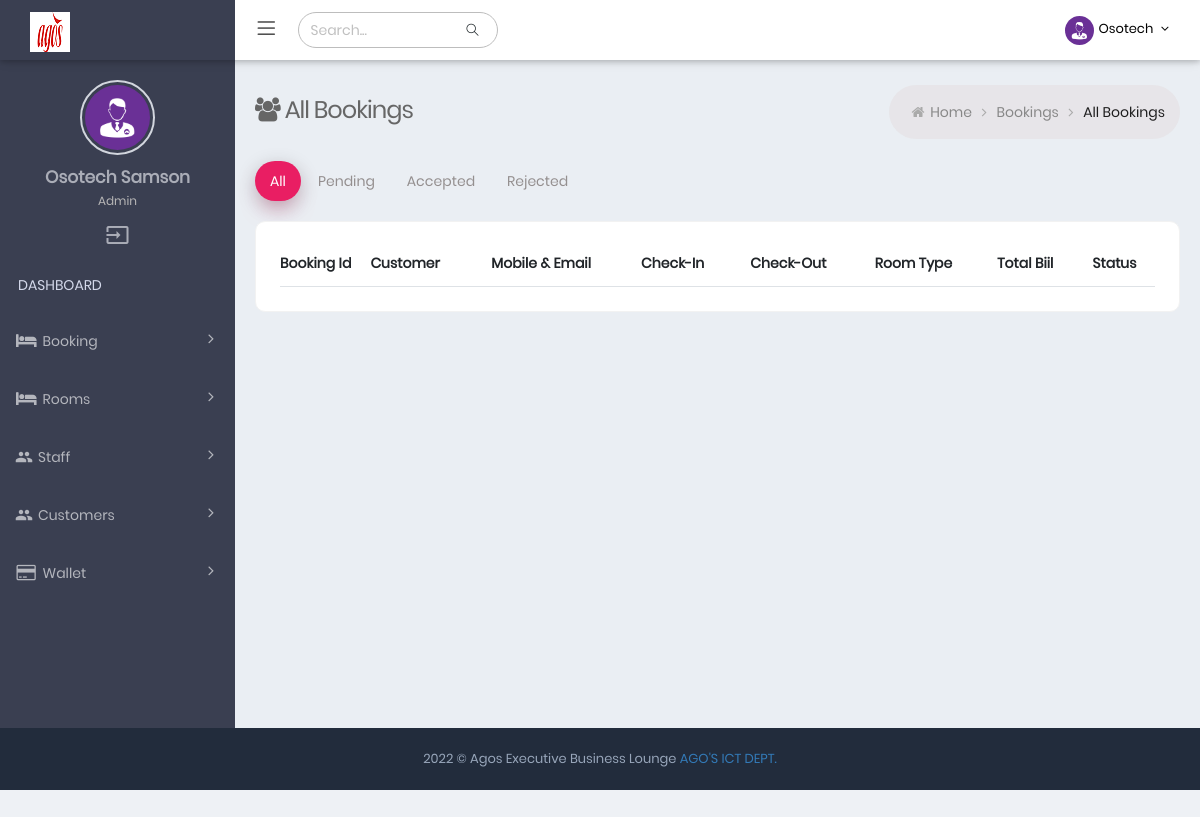
The app's page /view-booking-list (signed in), older data.
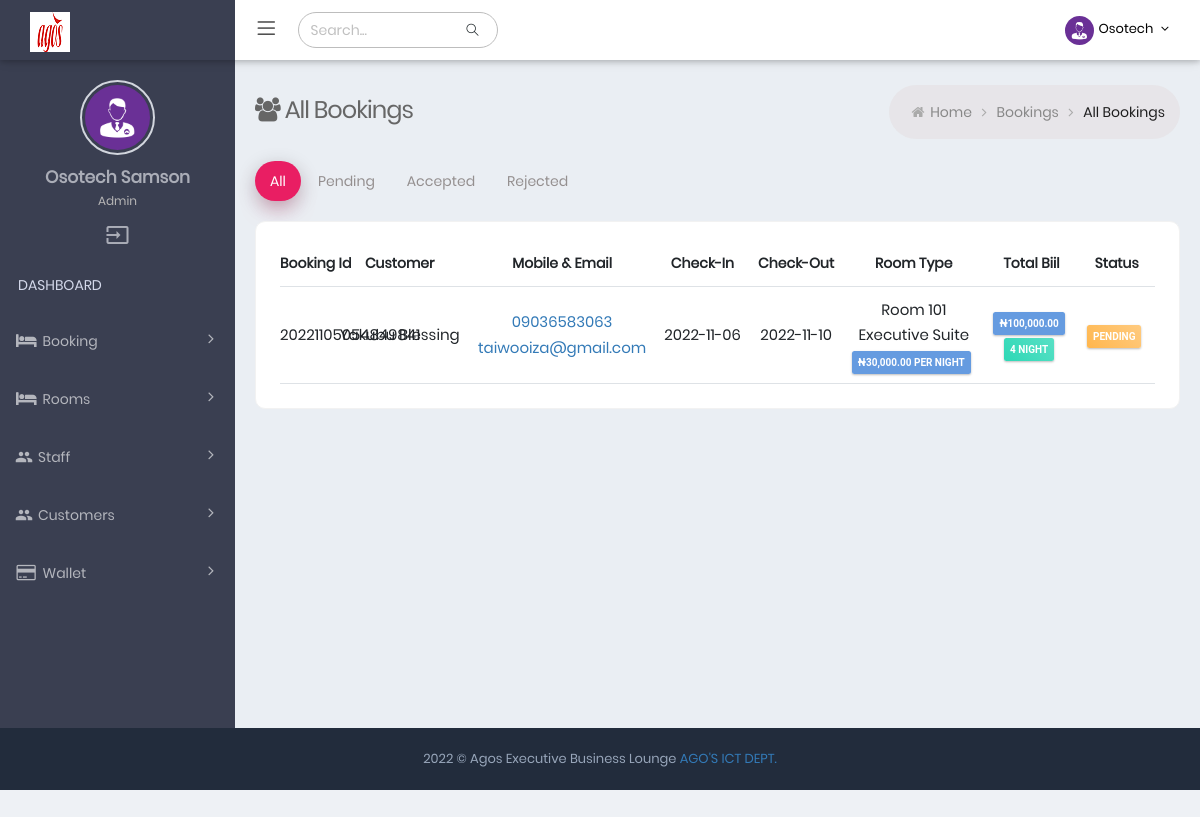
The same page, newer data.
### tables this page shows
CREATE TABLE IF NOT EXISTS `booking_tbl` (
  `id` int(11) NOT NULL AUTO_INCREMENT,
  `customer_id` bigint(20) NOT NULL,
  `room_id` int(11) NOT NULL,
  `no_of_guest` int(5) DEFAULT NULL,
  `no_of_children` int(5) DEFAULT NULL,
  `checkIn` date DEFAULT NULL,
  `checkOut` date DEFAULT NULL,
  `status` tinyint(1) NOT NULL DEFAULT 1 COMMENT '1=pending,2 checked In,3 checked Out,4=extend staying',
  `ref_code` varchar(100) NOT NULL,
  `total_night` int(5) NOT NULL,
  `total_bill` float NOT NULL,
  `payment_method` varchar(100) NOT NULL,
  `booking_time` time DEFAULT NULL,
  `comment` text DEFAULT NULL,
  `created_at` date DEFAULT NULL,
  `is_approved` int(1) NOT NULL DEFAULT 1,
  `bookedBy` int(11) DEFAULT NULL,
  PRIMARY KEY (`id`),
  KEY `customer_id` (`customer_id`),
  KEY `room_id` (`room_id`)
);

CREATE TABLE IF NOT EXISTS `customers` (
  `id` bigint(20) NOT NULL AUTO_INCREMENT,
  `fullname` varchar(255) DEFAULT NULL,
  `email` varchar(255) DEFAULT NULL,
  `password` varchar(255) DEFAULT NULL,
  `username` varchar(50) DEFAULT NULL,
  `verified` tinyint(1) NOT NULL DEFAULT 0 COMMENT '0=not verified, 1=verified',
  `is_online` tinyint(1) NOT NULL DEFAULT 0 COMMENT '0=offline, 1=online',
  `address` text DEFAULT NULL,
  `phone` varchar(50) DEFAULT NULL,
  `gender` varchar(50) DEFAULT NULL,
  `state_of_origin` varchar(100) DEFAULT NULL,
  `confirmation_code` varchar(100) DEFAULT NULL COMMENT 'confirmation code sent via email',
  `tokenExp` timestamp NOT NULL DEFAULT current_timestamp(),
  `created_at` date DEFAULT NULL,
  `reset_token` text DEFAULT NULL,
  PRIMARY KEY (`id`),
  UNIQUE KEY `email` (`email`),
  KEY `fullname` (`fullname`)
);

CREATE TABLE IF NOT EXISTS `rooms_tbl` (
  `id` int(11) NOT NULL AUTO_INCREMENT,
  `room_name` varchar(255) NOT NULL,
  `room_type` varchar(255) NOT NULL,
  `price` decimal(7,2) NOT NULL COMMENT 'price of the room per night',
  `room_desc` mediumtext NOT NULL,
  `facilities` text NOT NULL,
  `firstImage` varchar(255) NOT NULL,
  `acType` varchar(100) DEFAULT NULL,
  `thirdImage` varchar(255) NOT NULL,
  `is_booked` tinyint(1) NOT NULL DEFAULT 0 COMMENT '0=not booked, 1= booked',
  `created_at` date DEFAULT NULL,
  PRIMARY KEY (`id`),
  KEY `room_name` (`room_name`)
);

### Helper/helper.php (called while the page is built, shortened)
<?php
$Database = new Database();
$dbh = $Database->osotech_connect();
$Alert = new Alert();
$Core = new Core($dbh, $Alert);
$Customer = new Customer($dbh, $Core, $Alert);
$Room = new Room($dbh, $Core, $Alert);

### App/Controller/Room.php (called while the page is built, shortened)
<?php
class Room
{
  private PDO $dbh;
  private $table = "rooms_tbl";
  public function __construct($dbh, $Core, $Alert)
  {
    $this->dbh = $dbh;
  }
  public function getAllBookingByStatus(int $status)
  {
    $sql = "SELECT * FROM `booking_tbl` WHERE `is_approved`=? ORDER BY created_at DESC LIMIT 200";
    $this->stmt = $this->dbh->prepare($sql);
    $this->stmt->execute([$status]);
    if ($this->stmt->rowCount() > 0) {
      $this->response = $this->stmt->fetchAll();
      return $this->response;
      $this->dbh = null;
    }
  }
  public function getAllBookings()
  {
    $sql = "SELECT * FROM `booking_tbl` ORDER BY created_at DESC LIMIT 200";
    $this->stmt = $this->dbh->prepare($sql);
    $this->stmt->execute();
    if ($this->stmt->rowCount() > 0) {
      $this->response = $this->stmt->fetchAll();
      return $this->response;
      $this->dbh = null;
    }
  }
  public function getRoomById($rid)
  {
    $sql = "SELECT * FROM `{$this->table}` WHERE id=? LIMIT 1";
    $this->stmt = $this->dbh->prepare($sql);
    $this->stmt->execute([$rid]);
    if ($this->stmt->rowCount() == '1') {
      $this->response = $this->stmt->fetch();
      return $this->response;
      $this->dbh = null;
    }
  }
}

### App/Controller/Customer.php (called while the page is built, shortened)
<?php
class Customer
{
  private PDO $dbh;
  private $table = "customers";
  public function __construct($dbh, $Core, $Alert)
  {
    $this->dbh = $dbh;
  }
  public function getCustomerById($cid)
  {
    $sql = "SELECT * FROM `{$this->table}` WHERE id=? LIMIT 1";
    $this->stmt = $this->dbh->prepare($sql);
    $this->response = $this->stmt->execute([$cid]);
    if ($this->stmt->rowCount() == '1') {
      $this->response = $this->stmt->fetch();
      return $this->response;
      $this->dbh = null;
    }
  }
}

### view-booking-list.php (the view, shortened to what the changed rows need)
<?php
require_once "Helper/helper.php";
?>
<!DOCTYPE html>
<html lang="en">
<head>
  <?php include_once("Inc/DatatableHeaderScript.php"); ?>
</head>
<body
  class="page-header-fixed sidemenu-closed-hidelogo page-content-white page-md header-white dark-sidebar-color logo-dark">
  <div class="page-wrapper">
    <div class="page-container">
      <div class="page-content-wrapper">
        <div class="page-content">
          <div class="tab-content tab-space">
            <div class="tab-pane active show" id="tab4">
              <div class="row">
                <div class="col-md-12">
                  <div class="card-box">
                    <div class="card-body">
                      <div class="table-scrollable table-responsive">
                        <table class="table table-checkable order-column full-width text-center osotech_datatable">
                          <thead>
                            <tr>
                              <th class="center">Booking Id</th>
                              <th class="center"> Customer </th>
                              <th class="center"> Mobile & Email </th>
                              <th class="center"> Check-In </th>
                              <th class="center"> Check-Out </th>
                              <th class="center"> Room Type </th>
                              <th class="center">Total Biil</th>
                              <th class="center"> Status </th>
                            </tr>
                          </thead>
                          <tbody>
                            <?php $all = $Room->getAllBookings();
                            if ($all) {
                              foreach ($all as $item) {
                                $customer_data = $Customer->getCustomerById($item->customer_id);
                                $room_data = $Room->getRoomById($item->room_id);
                            ?>
                            <tr class="odd gradeX">
                              <td class="center">
                                <?php echo $item->ref_code; ?>
                              </td>
                              <td class="center"><?php echo $customer_data->fullname; ?></td>
                              <td class="center"><a href="tel:<?php echo $customer_data->phone; ?>">
                                  <?php echo $customer_data->phone; ?> </a><br><a
                                  href="mailto:<?php echo $customer_data->email; ?>">
                                  <?php echo $customer_data->email; ?> </a></td>
                              <td class="center"><?php echo date("Y-m-d", strtotime($item->checkIn)); ?></td>
                              <td class="center"><?php echo date("Y-m-d", strtotime($item->checkOut)); ?></td>
                              <td class="center"><?php echo $room_data->room_name; ?><br />
                                <?php echo $room_data->room_type; ?><br />
                                <span
                                  class="label label-sm label-info">&#8358;<?php echo number_format($room_data->price, 2); ?>
                                  per
                                  Night
                                </span>
                              </td>
                              <td class="center"><span
                                  class="label label-sm label-info">&#8358;<?php echo number_format($item->total_bill, 2); ?>
                                </span><br />
                                <span class="label label-sm label-success"><?php echo $item->total_night; ?>
                                  Night</span>
                              </td>
                              <td class="center">
                                <span class="label label-sm label-warning">Pending </span>
                              </td>
                            </tr>
                            <?php
                              }
                            }
                            ?>
                          </tbody>
                        </table>
                      </div>
                    </div>
                  </div>
                </div>
              </div>
            </div>
          </div>
        </div>
      </div>
    </div>
  </div>
</body>
</html>

Row changes from the older to the newer data that the page shows:
added booking_tbl: ref_code "20221105054849841", customer.fullname "Yakubu Blessing", customer.phone "09036583063", customer.email "taiwooiza@gmail.com", checkIn "2022-11-06", checkOut "2022-11-10", room.room_name "Room 101", room.room_type "Executive Suite", room.price "30,000.00", total_bill "100,000.00", total_night "4"
